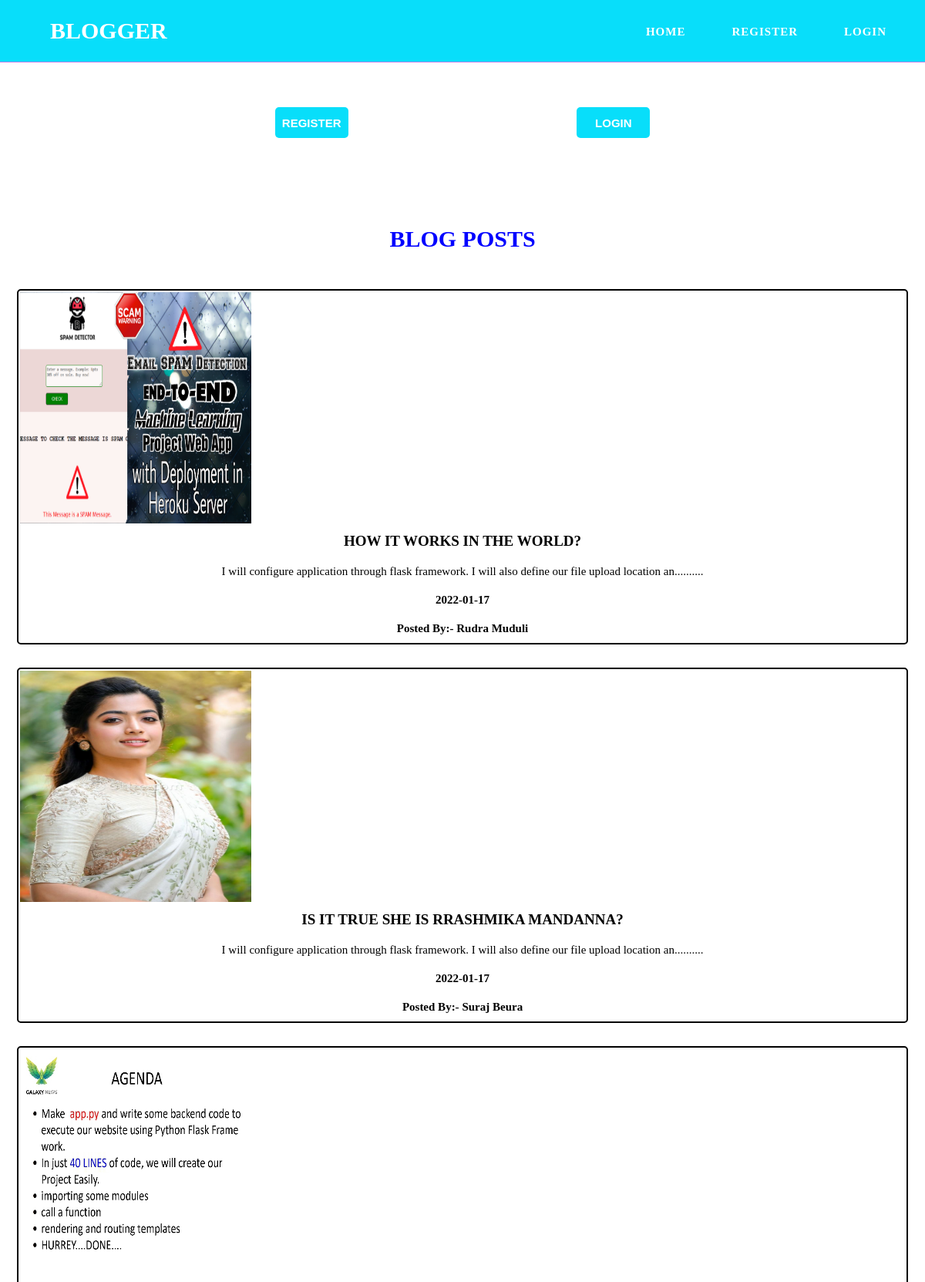
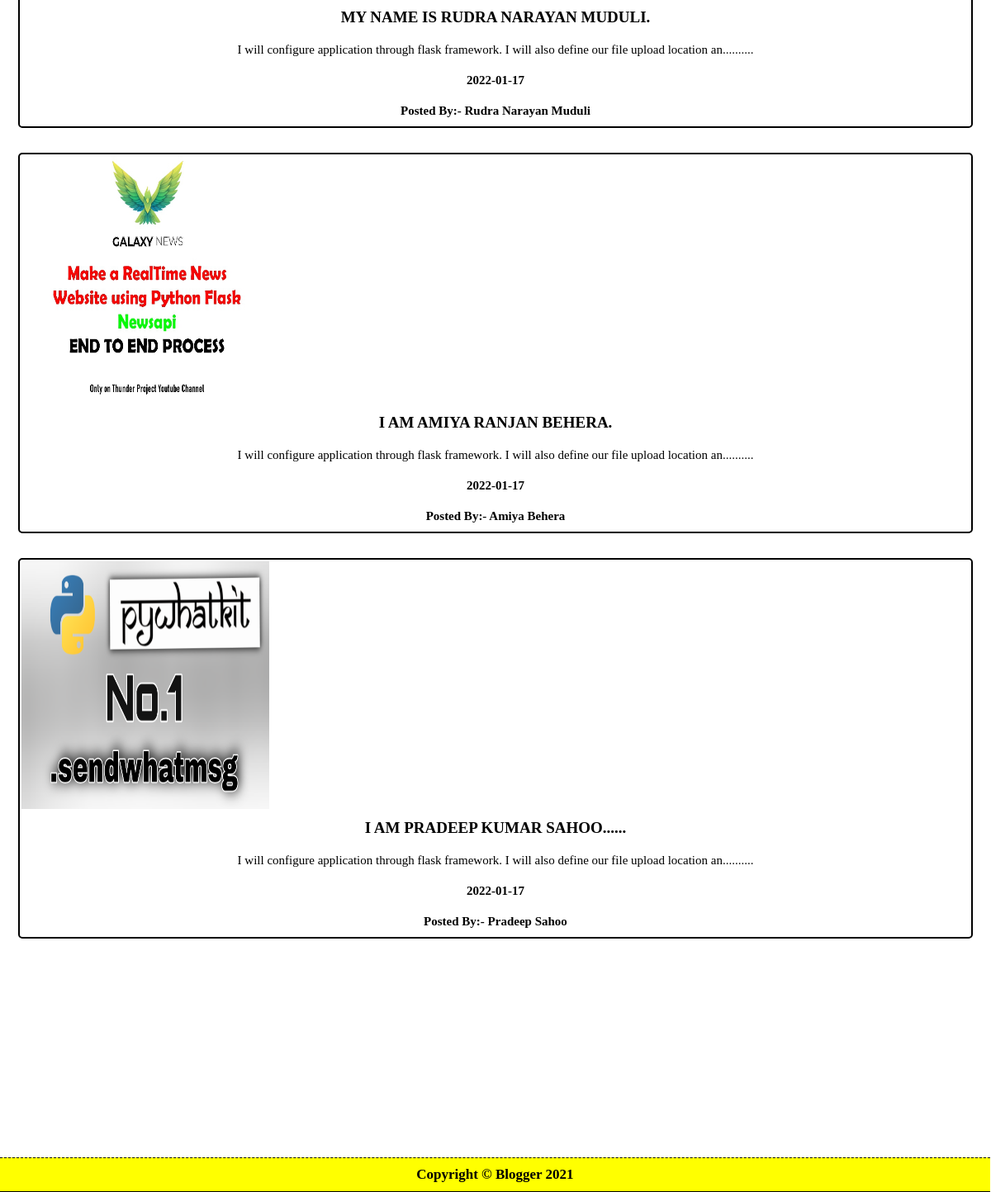
The page / on the database its author committed (2 pictures, top to bottom).
### app.py (models this page shows)
class Post(db.Model):
  id = db.Column(db.Integer, primary_key=True)
  title = db.Column(db.String(50), nullable=False)
  date_posted = db.Column(db.DateTime, nullable=False,default=datetime.utcnow)
  description = db.Column(db.Text, nullable=False)
  image_file = db.Column(db.String(20), nullable=False, default='default.jpg')
  user_id = db.Column(db.Integer, db.ForeignKey("user.id"), nullable=False)

class User(db.Model,UserMixin):
  id = db.Column(db.Integer, primary_key=True)
  username = db.Column(db.String(50), nullable=False)
  email = db.Column(db.String(40), nullable=False)
  password = db.Column(db.String(40), nullable=False)
  date = db.Column(db.DateTime, nullable=False,default=datetime.utcnow)
  posts = db.relationship('Post',backref='author', lazy=True)

### app.py (the view)
@app.route('/')
def home():
  user_details = User.query.all()
  post = Post.query.all()
  return render_template('index.html',post=user_details, posts=post)

### templates/index.html (shortened to what this page needs)
{% extends "layout.html" %}
{% block content %}
<div class="container-contact">
    {% if current_user.is_authenticated %}
    <p style="font-size:20px;font-weight:700;color:rgb(1, 152, 252);margin-bottom:30px;">Welcome {{current_user.username}}.</p>
    {% else %}
    <div class="btn-r">
        <a href="/register"><button class="btn-send">REGISTER</button></a>
        <a href="/login"><button class="btn-send">LOGIN</button></a>
    </div>
    {% endif %}
    <div class="heading-blogs"><p>BLOG POSTS</p></div>
    {% if posts %}
    {% for post in posts %}
    <div class="item">
        <div class="c_img"><a href="/blogs/{{post.id}}"><img src="{{url_for('static',filename='pics/' + post.image_file)}}" alt="" /></a></div>
        <div class="c-button"><a href="/blogs/{{post.id}}"><p class="header">{{post.title}}</p></a></div>
        <div class="c-button"><p style="font-size:15px;font-weight:500;color:black;">{{post.description[:100]}}..........</p></div>
        <div class="c-button"><p style="font-size:15px;font-weight:600;color:black;">{{post.date_posted.strftime('%Y-%m-%d')}}</p></div>
        <div class="c-button"><p style="font-size:15px;font-weight:600;color:black;">Posted By:- {{post.author.username}}</p></div>
    </div>
    {% endfor %}
    {% else %}
    <p style="font-size:15px;font-weight:600;color:black;">No Posts Here. Please Create A Post By Clicking <a href="/post-a-blog">HERE</a></p>
    {% endif %}
</div>
{% endblock %}

### templates/layout.html (shortened to what this page needs)
<!DOCTYPE html>
<html lang="en">
<head>
    <link href="static/css/home.css" rel="stylesheet">
    <link href="static/css/register.css" rel="stylesheet">
    <link href="static/css/account.css" rel="stylesheet">
    <link href="static/css/blogs.css" rel="stylesheet">
</head>
<body>
    <nav>
        <a href="/"><label class="logo">BLOGGER</label></a>
        <ul>
            {% if current_user.is_authenticated %}
            <li><a href="/">Home</a></li>
            <li><a href="/post-a-blog">New Post</a></li>
            <li><a href="/account">Account</a></li>
            <li><a href="/logout">Logout</a></li>
            {% else %}
            <li><a href="/">HOME</a></li>
            <li><a href="/register">REGISTER</a></li>
            <li><a href="/login">LOGIN</a></li>
            {% endif %}
        </ul>
    </nav>
    {% block content %}{% endblock %}
    <div class="footer"><p>Copyright &copy; Blogger 2021</p></div>
</body>
</html>

### static/css/home.css (style rules this page uses)
* { padding: 0px; margin: 0px; text-decoration:none; list-style: none; }
body { font-family: "montserrat"; }
nav { height: 80px; width: 100%; background-color:rgb(8, 222, 250); position: fixed; border-bottom: 0.05px solid rgb(183, 129, 233); }
.logo { font-size: 30px; color: white; font-weight: bold; padding: 0px 80px; position: relative; line-height:80px }
nav ul { float:right; margin-right: 20px; }
nav ul li { display: inline-block; margin: 0 15px; padding-top: 21px; }
nav ul li a { font-size: 15px; padding: 0px 15px; color: white; font-weight: 700; line-height: 40px; letter-spacing: 1px; }
@media (min-width: 1107px) { nav ul { display:flex; align-items: center; } }
@media (min-width: 1107px) { nav .logo { align-items: center; float: left; left:-15px; } }
.footer { height: 40px; width: 99.9%; background-color: yellow; DISPLAY: flex; align-items: center; justify-content: center; border-top: 1.5px dashed black; border-bottom: 1.5px solid black; margin-top: 250px; }
.footer p { font-size:17px; color: black; font-weight: bold; }
.btn-r { height: 60px; width: 90%; display: flex; justify-content: space-evenly; align-items: center; flex-flow: row; }
.btn-r .btn-send { height: 40px; width: 95px; background-color:rgb(8, 222, 250); color: white; font-size: 15px; font-weight: bold; border-radius: 5px; border:2px dashed rgb(8, 222, 250); margin-bottom: 30px; margin-top:-40px; }

### static/css/register.css (style rules this page uses)
.container-contact { height: content; width: 100%; margin-bottom: 50px; padding-top: 150px; display: flex; justify-content: center; align-items: center; flex-flow: column wrap; }

### static/css/blogs.css (style rules this page uses)
.item { height: content; width: 96%; margin-top: 15px; margin-bottom: 15px; margin-left: 3px; margin-right: 3px; justify-content:center; display: flex; flex-flow: column; border: 2px solid black; border-radius:5px; }
.item .c-button { height: content; width: content; padding: 10px; display: flex; justify-content:center; align-items:center; }
.c-button .header { font-size: 19px; color: black; font-weight: bold; }
.c_img { height: 300px !important; width: 300px !important; border: 2px solid transparent; border-radius: 10px; }
.c_img img { height: 100%; width: 100%; }
.heading-blogs { height: 40px; width: 100%; display: flex; justify-content: center; align-items: center; margin-top: 80px; margin-bottom: 30px; }
.heading-blogs p { color: blue !important; text-transform: uppercase; font-size: 30px; font-weight: 700; }

### rows shown on the page
Post: image_file (picture), title "HOW IT WORKS IN THE WORLD?", description "I will configure application through flask framework. I will also define our file upload location an", date_posted "2022-01-17", author.username "Rudra Muduli"
Post: image_file (picture), title "IS IT TRUE SHE IS RRASHMIKA MANDANNA?", description "I will configure application through flask framework. I will also define our file upload location an", date_posted "2022-01-17", author.username "Suraj Beura"
Post: image_file (picture), title "MY NAME IS RUDRA NARAYAN MUDULI.", description "I will configure application through flask framework. I will also define our file upload location an", date_posted "2022-01-17", author.username "Rudra Narayan Muduli"
Post: image_file (picture), title "I AM AMIYA RANJAN BEHERA.", description "I will configure application through flask framework. I will also define our file upload location an", date_posted "2022-01-17", author.username "Amiya Behera"
Post: image_file (picture), title "I AM PRADEEP KUMAR SAHOO......", description "I will configure application through flask framework. I will also define our file upload location an", date_posted "2022-01-17", author.username "Pradeep Sahoo"
